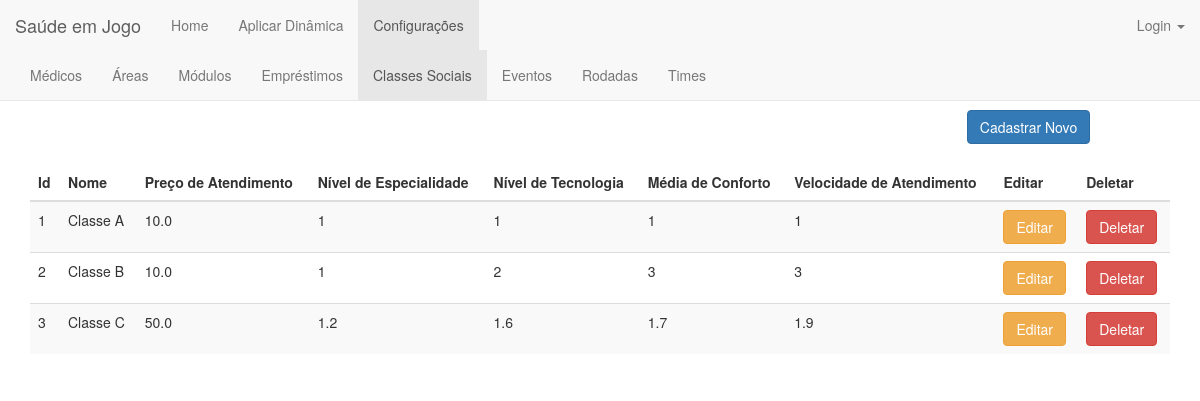
The app's page /classe_social/, older data.
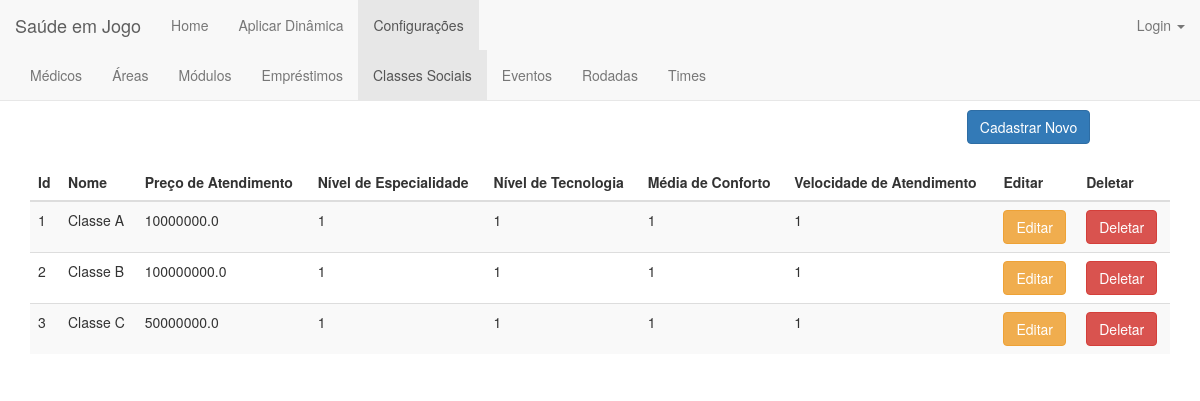
The same page, newer data.
### jogo/models.py (models this page shows)
class Classe_Social(models.Model):
    classificacao = ((1, '1'), (2, '2'), (3, '3'))
    nome = models.CharField(max_length=200)
    preco_atendimento = models.FloatField(validators=[MinValueValidator(0.0)])
    nivel_especialidade = models.FloatField(validators=[MinValueValidator(0.0), MaxValueValidator(3.0)])
    nivel_tecnologia = models.FloatField(validators=[MinValueValidator(0.0), MaxValueValidator(3.0)])
    media_conforto = models.FloatField(validators=[MinValueValidator(0.0), MaxValueValidator(3.0)])
    velocidade_atendimento = models.FloatField(validators=[MinValueValidator(0.0), MaxValueValidator(3.0)])

### jogo/views.py (the view)
# urls.py: url(r'^classe_social/$', views.classe_social_index, name='classe_social_index'),
def classe_social_index(request):
    classes = Classe_Social.objects.order_by('id')
    return render(request, 'classe_social/classe_social_index.html', {'classes':classes})

### jogo/templates/classe_social/classe_social_index.html (shortened to what this page needs)
{% extends 'jogo/base_configuracoes.html' %}
{% block classe_social %}class="active"{% endblock %}
{% block body %}
<div class="container">
    <center><h1>Classes Sociais</h1></center>
    <div align="right" style="margin-right: 7%">
        <a href="{% url 'jogo:classe_social_new' %}"><button type="submit" class="btn btn-primary">Cadastrar Novo</button></a>
    </div>
    <br>
    <table class="table table-striped">
        <thead>
        <tr>
            <th>Id</th>
            <th>Nome</th>
            <th>Preço de Atendimento</th>
            <th>Nível de Especialidade</th>
            <th>Nível de Tecnologia</th>
            <th>Média de Conforto</th>
            <th>Velocidade de Atendimento</th>
            <th>Editar</th>
            <th>Deletar</th>
        </tr>
        </thead>
        <tbody>
        {% for classe in classes %}
        <tr>
            <td>{{classe.id}}</td>
            <td>{{classe.nome}}</td>
            <td>{{classe.preco_atendimento}}</td>
            <td>{{classe.nivel_especialidade}}</td>
            <td>{{classe.nivel_tecnologia }}</td>
            <td>{{classe.media_conforto }}</td>
            <td>{{classe.velocidade_atendimento }}</td>
            <td><a href="{% url 'jogo:classe_social_edit' classe.id %}"><button type="button" class="btn btn-warning">Editar</button></a></td>
            <td><a href="{% url 'jogo:classe_social_delete' classe.id %}"><button type="button" class="btn btn-danger">Deletar</button></a></td>
        </tr>
            {% endfor %}
        </tbody>
    </table>
</div>
{% endblock body %}

Row changes from the older to the newer data that the page shows:
changed Classe_Social "Classe A": preco_atendimento "10.0" → "10000000.0"
changed Classe_Social "Classe B": preco_atendimento "10.0" → "100000000.0"; nivel_tecnologia "2" → "1"; media_conforto "3" → "1"; velocidade_atendimento "3" → "1"
changed Classe_Social "Classe C": preco_atendimento "50.0" → "50000000.0"; nivel_especialidade "1.2" → "1"; nivel_tecnologia "1.6" → "1"; media_conforto "1.7" → "1"; velocidade_atendimento "1.9" → "1"
